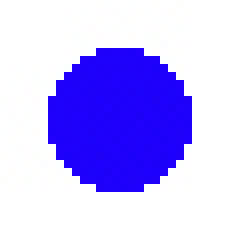
#> input picture Yann2/lfi-02/images/hog_test/circle.jpg, 30 x 30 px (shown 8 times larger)
$ python simple_hog.py   (older library calls are emulated)
#> lines starting #> are read from the running program, lines starting #| are printed output that depends on the picture
import os
import numpy as np
import cv2
import matplotlib
matplotlib.use('TkAgg')
import matplotlib.pyplot as plt


def plot_histogram(hist, bins):
    width = 0.7 * (bins[1] - bins[0])
    center = (bins[:-1] + bins[1:]) / 2
    plt.bar(center, hist, align='center', width=width)
    plt.show()


def compute_simple_hog(img_path, plot_hist = False):

    # Read the image
#> called with img_path = 'Yann2/lfi-02/images/hog_test/circle.jpg', plot_hist = False
    img = cv2.imread(img_path, cv2.IMREAD_GRAYSCALE)
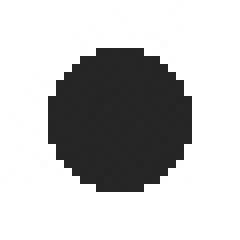
#> img: shape (30, 30) (shown 8 times larger); min 36, max 255, mean 193.1
    # Center keypoints :
    cx, cy = img.shape[0]//2, img.shape[1]//2
#> cx = 15; cy = 15

    # compute x and y gradients (sobel kernel size 11)
    center_size = 11
    half = center_size // 2
    patch = img[cy-half:cy+half+1, cx-half:cx+half+1]

    grad_x = cv2.Sobel(patch, cv2.CV_32F, 1, 0, ksize=11)
    grad_y = cv2.Sobel(patch, cv2.CV_32F, 0, 1, ksize=11)
    magnitude = cv2.magnitude(grad_x, grad_y)
    angle     = cv2.phase(grad_x, grad_y)

    # Create histogram of angles (8 bins)
    bin_edges = np.linspace(0, 2*np.pi, 8 + 1)
    hist, bins = np.histogram(angle, bins=bin_edges, weights=magnitude)
#> hist = [1014725, 638835, 466983.5, 17455.5, 202950.8, 177337.8, 100297.2, 183399.5]; bins = [0, 0.785, 1.57, 2.36, 3.14, 3.93, 4.71, 5.5, 6.28]

    # Normalize histogram
    hist = hist / (hist.sum() + 1e-8)
#> hist = [0.362, 0.228, 0.167, 0.00623, 0.0724, 0.0633, 0.0358, 0.0655]
    return hist, bins, img


script_dir = os.path.dirname(os.path.abspath(__file__))
L_img_path = [
    os.path.join(script_dir, "images", "hog_test", "circle.jpg"),
    os.path.join(script_dir, "images", "hog_test", "diag.jpg"),  # <-- attention au nom !
    os.path.join(script_dir, "images", "hog_test", "horiz.jpg"),
    os.path.join(script_dir, "images", "hog_test", "vert.jpg")
]

# Création des subplots
fig, axes = plt.subplots(2, len(L_img_path), figsize=(4*len(L_img_path), 6))

for i, img_path in enumerate(L_img_path):
    hist, bins, img = compute_simple_hog(img_path)

    # Top row : image
    axes[0, i].imshow(img, cmap='gray')
    axes[0, i].axis('off')
    axes[0, i].set_title(os.path.basename(img_path))

    # Bottom row : histogram
    width = 0.7 * (bins[1]-bins[0])
#> width = 0.55
    center = (bins[:-1] + bins[1:])/2
#> center = [0.393, 1.18, 1.96, 2.75, 3.53, 4.32, 5.11, 5.89]
    axes[1, i].bar(center, hist, align='center', width=width)
    axes[1, i].set_xlim([0,2*np.pi])
    axes[1, i].set_xlabel('Angle (rad)')
    axes[1, i].set_ylabel('Magnitude')
    axes[1, i].set_title('HOG Histogram')
#> pass 2 of the loop `for i, img_path in enumerate(L_img_path):`:
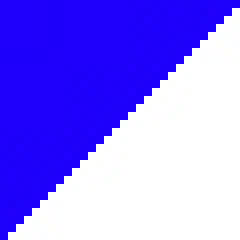
#> input picture Yann2/lfi-02/images/hog_test/diag.jpg, 30 x 30 px (shown 8 times larger)
#> in compute_simple_hog (call 2), `img = cv2.imread(img_path, cv2.IMREAD_GRAYSCALE)`:
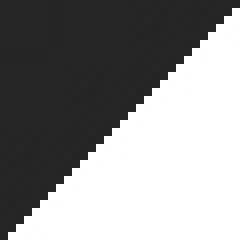
#> img: shape (30, 30) (shown 8 times larger); min 36, max 255, mean 142.7
#> in compute_simple_hog (call 2), `hist, bins = np.histogram(angle, bins=bin_edges, weights=magnitude)`: hist = [716141952, 518780928, 114227328, 0, 0, 0, 0, 0]
#> in compute_simple_hog (call 2), `hist = hist / (hist.sum() + 1e-8)`: hist = [0.531, 0.385, 0.0847, 0, 0, 0, 0, 0]
#> pass 3 of the loop `for i, img_path in enumerate(L_img_path):`:
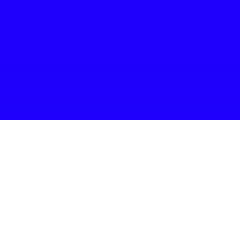
#> input picture Yann2/lfi-02/images/hog_test/horiz.jpg, 30 x 30 px (shown 8 times larger)
#> in compute_simple_hog (call 3), `img = cv2.imread(img_path, cv2.IMREAD_GRAYSCALE)`:
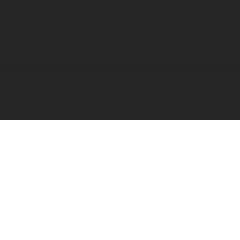
#> img: shape (30, 30) (shown 8 times larger); min 37, max 255, mean 146.5
#> in compute_simple_hog (call 3), `hist, bins = np.histogram(angle, bins=bin_edges, weights=magnitude)`: hist = [0, 0, 1.25e+09, 0, 0, 0, 0, 0]
#> in compute_simple_hog (call 3), `hist = hist / (hist.sum() + 1e-8)`: hist = [0, 0, 1, 0, 0, 0, 0, 0]
#> the loop made 4 passes; the first 3 are shown

plt.tight_layout()
os.makedirs("results/hog_results", exist_ok=True)
plt.savefig("results/hog_results/plot.png", dpi=300)
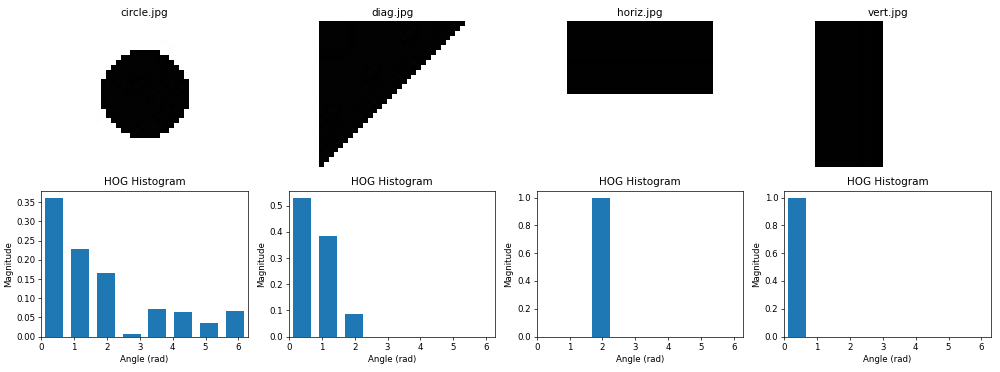
#> figure drawn by matplotlib, 8 panels; panel 5: tallest bar 0.362 high, from x = 0.118 to 0.668; panel 6: tallest bar 0.531 high, from x = 0.118 to 0.668; panel 7: tallest bar 1 high, from x = 1.69 to 2.24; panel 8: tallest bar 1 high, from x = 0.118 to 0.668
plt.show()
